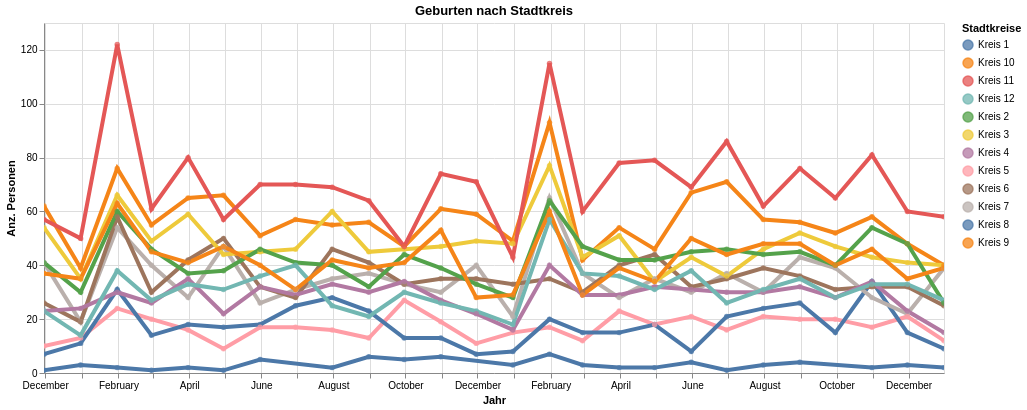

Notebook source saved alongside this figure:
### Code cell
myTitle="Geburten nach Stadtkreis"

highlight = alt.selection(type='single', on='mouseover',
                          fields=['KreisLang'], nearest=True)
#x='date:StichtagDatJahr',
base = alt.Chart(myAgg.loc["2019-11-30":"2021-12-31"].reset_index().query('sum_WBev>0'), title=myTitle).encode(
    x=alt.X('StichtagDat', axis=alt.Axis(title='Jahr'))# , axis=alt.Axis(format='%', title='percentage')
    , y=alt.X('sum_WBev', axis=alt.Axis(title='Anz. Personen'))
    , color=alt.Color('KreisLang', legend=alt.Legend(title="Stadtkreise", orient="right"))  
    ,tooltip=['StichtagDat', 'KreisLang', 'sum_WBev']    
)
points = base.mark_circle().encode(
    opacity=alt.value(0.75)
).add_selection(
    highlight
).properties(
    width=900 , height=350
)
lines = base.mark_line().encode(
    size=alt.condition(~highlight, alt.value(0.5), alt.value(4))
).interactive()

lines + points

### Figure 1 — Vega-Lite specification as saved in the notebook (floating-point values rounded to 4 significant figures; data arrays with more than 128 entries replaced by an {"elided": "..."} marker saying what was removed)
{"config": {"view": {"continuousWidth": 400, "continuousHeight": 300}}, "layer": [{"mark": "line", "encoding": {"color": {"type": "nominal", "field": "KreisLang", "legend": {"orient": "right", "title": "Stadtkreise"}}, "size": {"condition": {"value": 0.5, "selection": {"not": "selector020"}}, "value": 4}, "tooltip": [{"type": "temporal", "field": "StichtagDat"}, {"type": "nominal", "field": "KreisLang"}, {"type": "quantitative", "field": "sum_WBev"}], "x": {"type": "temporal", "axis": {"title": "Jahr"}, "field": "StichtagDat"}, "y": {"type": "quantitative", "axis": {"title": "Anz. Personen"}, "field": "sum_WBev"}}, "selection": {"selector021": {"type": "interval", "bind": "scales", "encodings": ["x", "y"]}}, "title": "Geburten nach Stadtkreis"}, {"mark": "circle", "encoding": {"color": {"type": "nominal", "field": "KreisLang", "legend": {"orient": "right", "title": "Stadtkreise"}}, "opacity": {"value": 0.75}, "tooltip": [{"type": "temporal", "field": "StichtagDat"}, {"type": "nominal", "field": "KreisLang"}, {"type": "quantitative", "field": "sum_WBev"}], "x": {"type": "temporal", "axis": {"title": "Jahr"}, "field": "StichtagDat"}, "y": {"type": "quantitative", "axis": {"title": "Anz. Personen"}, "field": "sum_WBev"}}, "height": 350, "selection": {"selector020": {"type": "single", "on": "mouseover", "fields": ["KreisLang"], "nearest": true}}, "title": "Geburten nach Stadtkreis", "width": 900}], "data": {"name": "data-863cfa5fc3303935bbd8b729e7de7d99"}, "$schema": "https://vega.github.io/schema/vega-lite/v4.8.1.json", "datasets": {"data-863cfa5fc3303935bbd8b729e7de7d99": {"elided": "309 records"}}}
